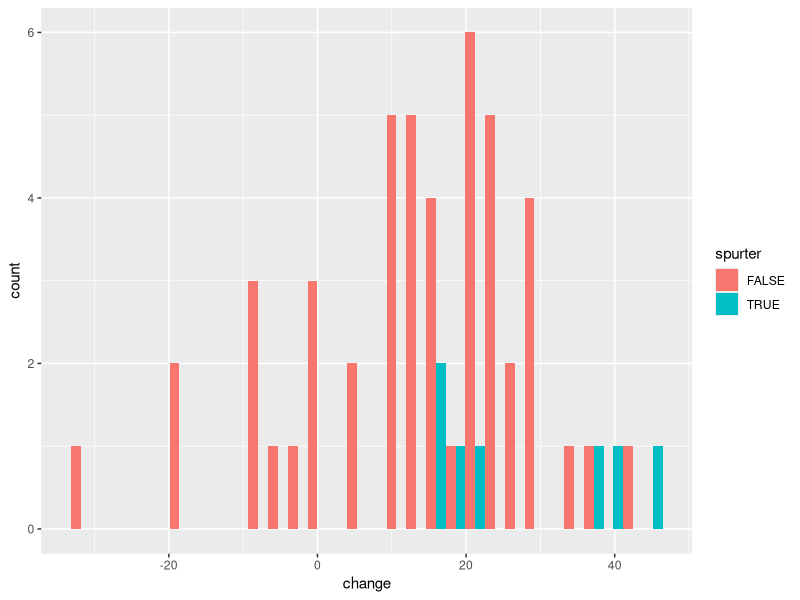
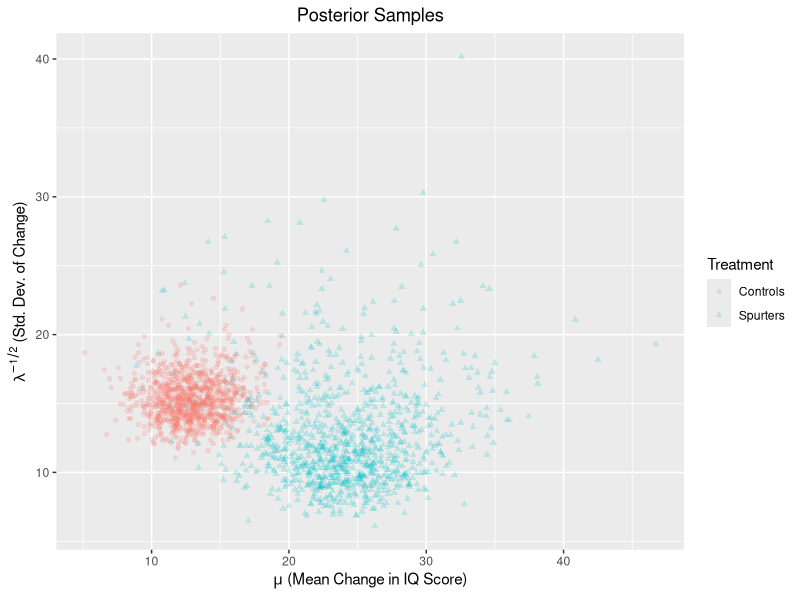
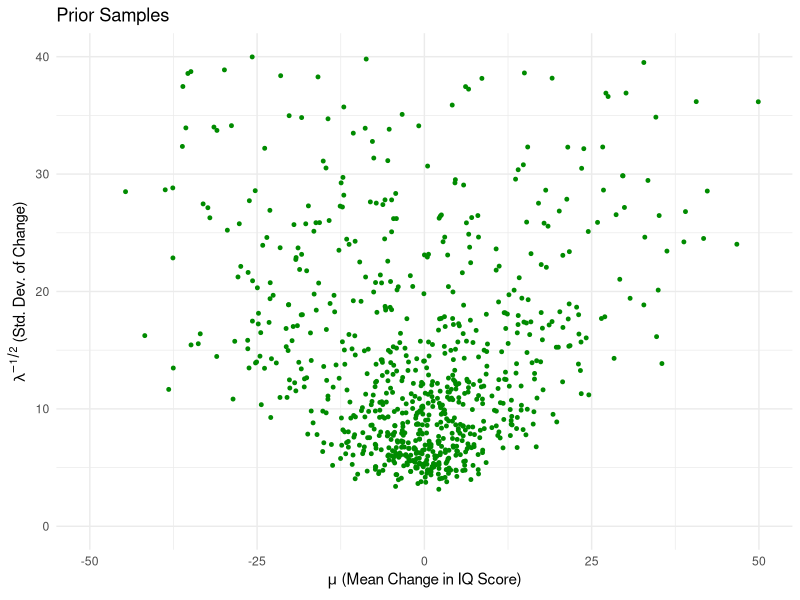

Recreate these plots in R, in order.
## ---- chunk 1
knitr::opts_chunk$set(echo = FALSE)
## ---- chunk 2
library(tidyverse)
x = c(18, 40, 15, 17, 20, 44, 38)
y = c(-4, 0, -19, 24, 19, 10, 5, 10, 29, 13, -9, -8, 20, -1, 12, 21, -7, 14,
     13, 20, 11, 16, 15, 27, 23, 36, -33, 34, 13, 11, -19, 21, 6, 25, 30,
     22, --28, 15, 26, -1, -2, 43, 23, 22, 25, 16, 10, 29)

# Create dataframe from x and y
iq_data = data.frame(c(x,y),c(
  array(data=TRUE, length(x)),
  array(data=FALSE, length(y))
))

colnames(iq_data) <- c("change", "spurter")

iq_data %>%
  ggplot(aes(x=change,fill=spurter)) +
  geom_histogram(position="dodge")


## ---- chunk 3

prior = data.frame(m=0, c=1, a=0.5, b=50)
findParam = function(prior, data) {
  postParam = NULL
  c = prior$c
  m = prior$m
  a = prior$a
  b = prior$b
  n = length(data)
  postParam = data.frame(
            m = (c*m + n*mean(data))/(c+n),
            c = c + n,
            a = a + n/2,
            b = b + 0.5*(sum((data-mean(data))^2))
  )
  return(postParam)
}

postS = findParam(prior, x)
postC = findParam(prior, y)

# Now, create the simulation
sim = 1000

muc = NULL
lambdac = NULL
mus = NULL
lambdas = NULL

lambdas = rgamma(sim, shape = postS$a, rate = postS$b)
lambdac = rgamma(sim, shape = postC$a, rate = postC$b)
mus = sapply(sqrt(1/(postS$c*lambdas)),rnorm, n = 1, mean = postS$m)
muc = sapply(sqrt(1/(postC$c*lambdac)),rnorm, n = 1, mean = postC$m)
# Store simulations
simDF = data.frame(lambda = c(lambdas, lambdac), mu = c(mus, muc), Treatment = rep(c("Spurters", "Controls"), each = sim))

simDF$lambda = simDF$lambda^{-0.5}
# Plot the simulations
ggplot(data = simDF, aes(x = mu, y = lambda, colour = Treatment, shape = Treatment)) + 
  geom_point(alpha = 0.2) + labs(x = expression(paste(mu, " (Mean Change in IQ Score)")), y = expression(paste(lambda^{-1/2}, " (Std. Dev. of Change)"))) +
   ggtitle("Posterior Samples")+ 
  theme(plot.title = element_text(hjust = 0.5))

## ---- chunk 4

# Now, just do the same thing to simulate the event 100000s of times
sim <- 10000

# Get the data for the simulation
lambdas = rgamma(sim, shape = postS$a, rate = postS$b)
lambdac = rgamma(sim, shape = postC$a, rate = postC$b)
mus = sapply(sqrt(1/(postS$c*lambdas)),rnorm, n = 1, mean = postS$m)
muc = sapply(sqrt(1/(postC$c*lambdac)),rnorm, n = 1, mean = postC$m)

# Calculate the number of times where the mus > muc and divide by
# the total number of simulations.
sum((mus > muc)/sim)

## ---- chunk 5
# Sample from 1000 again.
sim = 1000
# Create lambda and mu values from the prior
lambda = rgamma(sim, shape = prior$a, rate = prior$b)
mu = sapply(sqrt(1/(prior$c*lambda)),rnorm, n = 1, mean = prior$m)

# Store these simulations
simDF = data.frame(lambda = lambda, mu = mu, each=sim)

simDF$lambda = simDF$lambda^{-0.5}
# Create the plot with these prior mu and lambda values.

ggplot(data = simDF, aes(x = mu, y = lambda)) +
  geom_point(color="green4", size=1) + labs(x = expression(paste(mu, " (Mean Change in IQ Score)")), y = expression(paste(lambda^{-1/2}, " (Std. Dev. of Change)"))) +
  ggtitle("Prior Samples")+ 
  xlim(-50,50)+
  ylim(0,40)+
  theme_minimal()
  theme(plot.title = element_text(hjust = 0.5))
